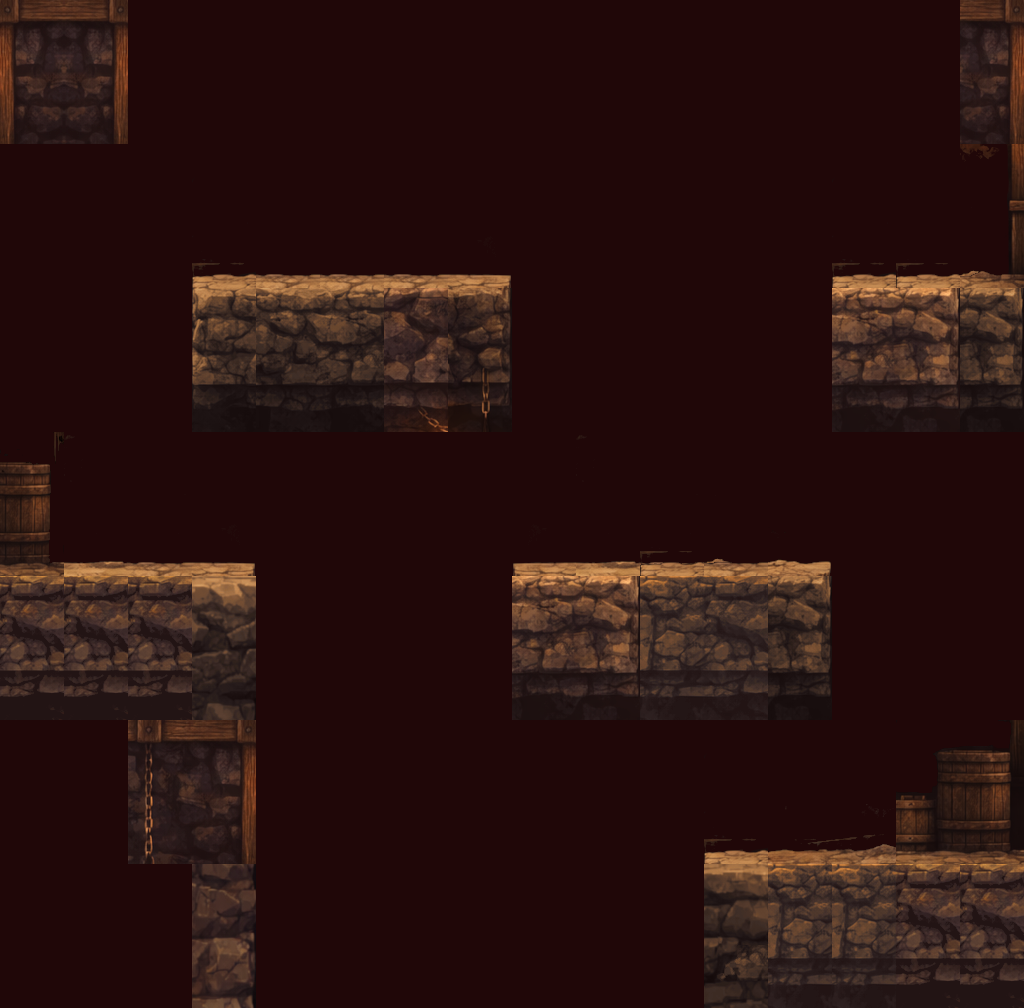

Below is a game level as drawn by its tile map, then a one-line description and the .tmx file that defines it, in full:
An orthogonal 16x7 tile map with 64x144 px tiles, 1 tile layer (Tile Layer 1).

<map version="1.10" tiledversion="1.11.2" orientation="orthogonal" renderorder="right-down" width="16" height="7" tilewidth="64" tileheight="144" infinite="0" backgroundcolor="#200708" nextlayerid="2" nextobjectid="1">
 <tileset firstgid="1" source="fb-level10-tiles.tsx" />
 <layer id="1" name="Tile Layer 1" width="16" height="7">
  <data encoding="csv">
2147483671,23,0,0,0,0,0,0,0,0,0,0,0,0,0,23,
0,0,0,51,13,13,13,20,0,0,0,0,0,51,45,2147483695,
0,0,0,44,8,0,25,15,0,0,0,0,0,18,0,17,
29,10,0,20,0,0,0,0,2147483668,10,45,13,19,0,0,0,
6,6,6,16,0,0,0,0,18,0,7,0,17,0,0,0,
0,0,26,0,0,0,0,0,0,0,0,51,9,0,31,0,
0,0,0,38,0,0,0,0,0,0,0,43,7,7,6,6
</data>
 </layer>
</map>
